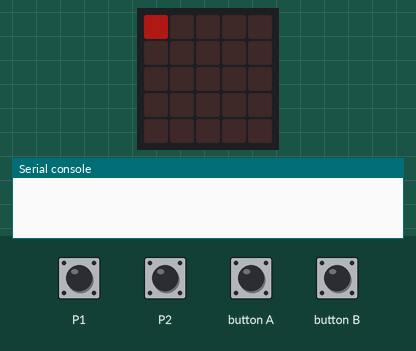
Bench run of a program on a simulated BBC micro:bit running MicroPython. Parts: the board's 5×5 LED display, the last lines printed to the serial console. Inputs (shaded band) come from the test bench. Dim RGB values are drawn brighter than linear.

Above: at 1.3 s.
1.4 s: button A pressed for 0.15 s
At 1.9 s:
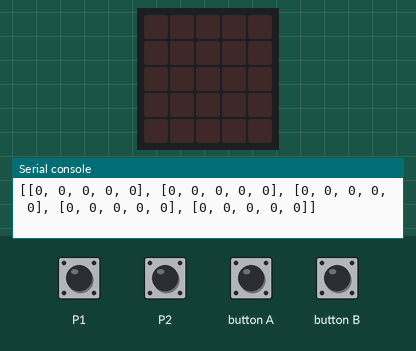
3.6 s: touch pin P2 pressed for 0.15 s
At 6.5 s:
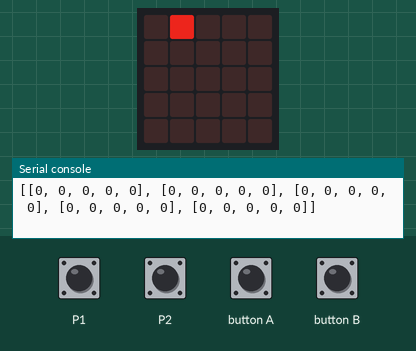
6.7 s: touch pin P2 pressed for 1 s
At 9.8 s:
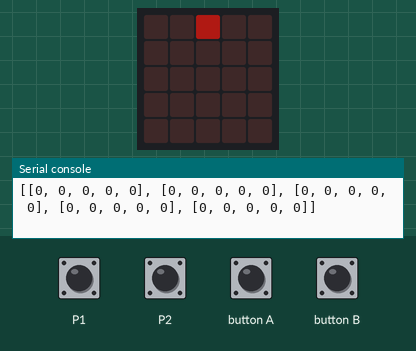
10.7 s: touch pin P2 pressed for 0.15 s
At 12.5 s:
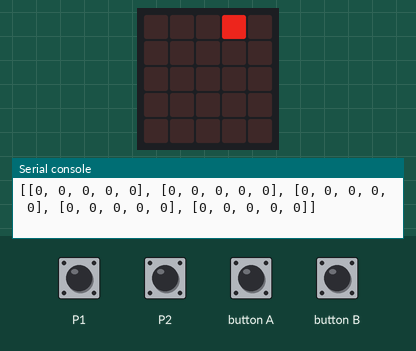
13.8 s: touch pin P2 pressed for 0.15 s
At 16.5 s:
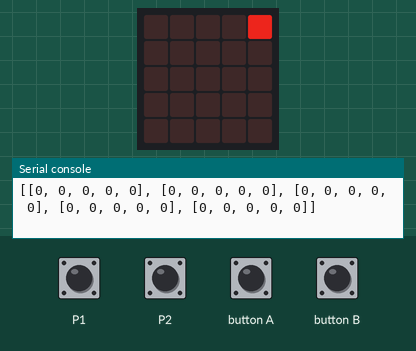
16.9 s: touch pin P2 pressed for 1 s
At 19.8 s:
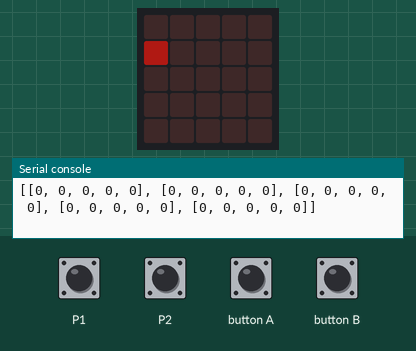
Timing chart, 0 to 21.3 s (numbered marks = the images above; inputs shaded):
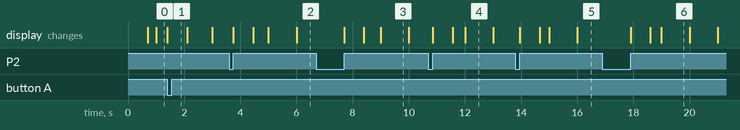

The program:

animateLocal.py
```python
from microbit import *
from time import ticks_ms

def holdup(daPin):
  while daPin.is_touched():
    print("",end="")

def waittime(starttime):
  return ticks_ms()-starttime

def matrixToImage(matrix):                  # Define function matrixToImage()
  string = ""                               #   Start a string
  for r in matrix:                        #   Iterate through rows of parameter matrix
    for c in r:                      #     Iterate through columns of each row
      string += str(c)                 #       Add each column to string
    string += ":"                           #     Space each row with a ":"
  return Image(string[:-1])                 #   Return string as Image(), cuts last ":" out

animating = True
sameFrame = True
allFrames = []
touching = True
blink = 2
blinking = False
first,last = 0,4
minn,maxx = 0,9
started = False
start = 0

while animating:

  currentFrame = [[0,0,0,0,0],
                  [0,0,0,0,0],
                  [0,0,0,0,0],
                  [0,0,0,0,0],
                  [0,0,0,0,0]]
  sameFrame = True
  display.show(matrixToImage(currentFrame))
  row,column = first,first

  while sameFrame:

    if started:
      if waittime(start) > 700:
        blinking = True
      else:
        blinking = False
    else:
      blinking = False

    if blinking:
      if ticks_ms()//1000%2 == 0:
        blink = 7
      elif ticks_ms()//1000%2 == 1:
        blink = 2
      display.set_pixel(column,row,blink)
    else:
      display.set_pixel(column,row,currentFrame[row][column])

    if pin2.is_touched():
      holdup(pin2)
      started = False
      display.set_pixel(column,row,currentFrame[row][column])
      if column != last:
        column += 1
      else:
        if row != last:
          row += 1
          column = first
        else:
          row,column = first,first

    elif pin0.is_touched():
      holdup(pin0)
      started = False
      display.set_pixel(column,row,currentFrame[row][column])
      if column != first:
        column -= 1
      else:
        if row != first:
          row -= 1
          column = last
        else:
          row,column = last,last

    elif pin1.is_touched():
      holdup(pin1)
      started = False
      print(row,column)
      if currentFrame[row][column] != minn:
        currentFrame[row][column] -= 1
      else:
        currentFrame[row][column] = maxx

    elif button_a.was_pressed():
      started = False
      sameFrame = False
      print(currentFrame)
      allFrames.append(matrixToImage(currentFrame))

    elif button_b.was_pressed():
      animating = False
      sameFrame = False

    else:
      if not started:
        start = ticks_ms()
        started = True

while not button_b.was_pressed():
  display.show(allFrames)
```

Measured:
- after the input at 1.4 s, the display: changes at once (image 1)
- after the input at 3.6 s, the display: first changes after 0.15 s (image 2 shows a later state)
- after the input at 6.7 s, the display: first changes after 1.0 s (image 3 shows a later state)
- after the input at 10.7 s, the display: first changes after 0.15 s (image 4 shows a later state)
- after the input at 13.8 s, the display: first changes after 0.15 s (image 5 shows a later state)
- after the input at 16.9 s, the display: first changes after 1.0 s (image 6 shows a later state)
- what the display in image 3 shows lasts 1.0 s, from 9.0 s to 10.0 s
